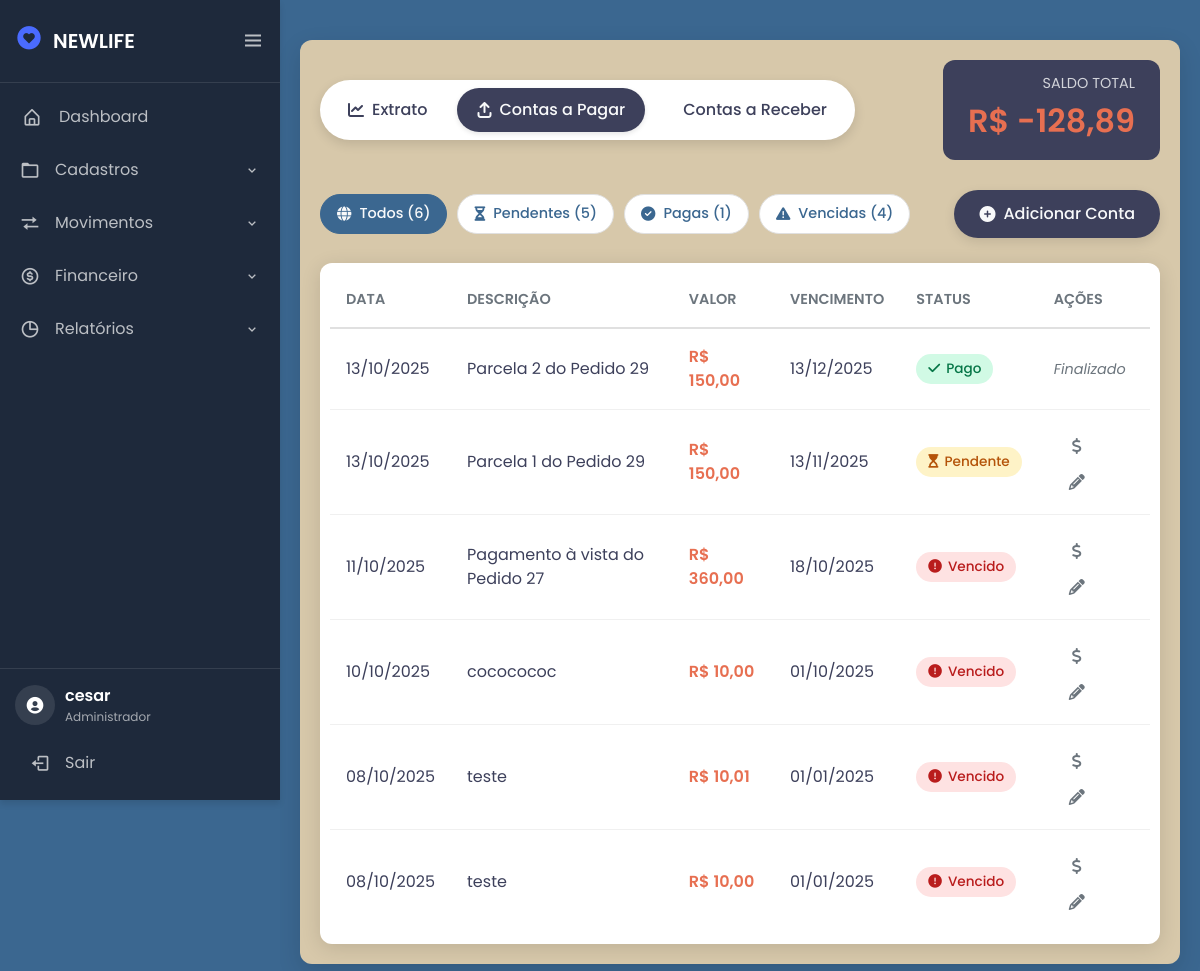
The page /financeiro/contasPagar/ (signed in) on the database its author committed.
### financeiro/models.py (models this page shows, shortened)
class ContaPagar(models.Model):
    pedido = models.ForeignKey(PedidoCompra, on_delete=models.CASCADE, null=True, blank=True)
    descricao = models.CharField(max_length=255)
    valor = models.DecimalField(max_digits=10, decimal_places=2)
    metodo_pagamento = models.CharField(max_length=50, null=True)
    data_vencimento = models.DateField()
    data_pagamento = models.DateField(null=True, blank=True)
    pago = models.BooleanField(default=False)
    criacao = models.DateTimeField(auto_now_add=True)
    numero_parcela = models.PositiveIntegerField(null=True)
    editavel = models.BooleanField(default=False)
    conta_bancaria = models.ForeignKey('ContaBancaria', on_delete=models.SET_NULL, null=True, blank=True, related_name='contapagar')

### financeiro/views.py (the view, shortened to what this page needs)
# urls.py: path('contasPagar/', views.contasPagar, name='contasPagar' ),
@login_required(login_url="/login/")
def contasPagar(request):
    todas_contas = ContaPagar.objects.all()
    contas_pagar = ContaPagar.objects.all().order_by('-criacao')
    extratos_pagos = Extrato.objects.filter(status='pago')
    pagamentos = CondicaoPagamento.objects.all().order_by('-id')
    tipos_pagamento = dict(CondicaoPagamento.TIPO_PAGAMENTO_CHOICES)
    contas_bancarias = ContaBancaria.objects.all()
    hoje = date.today()
    total_contas = todas_contas.count()
    contas_pendentes = todas_contas.filter(pago=False).count()
    contas_pagas = todas_contas.filter(pago=True).count()
    contas_vencidas = todas_contas.filter(data_vencimento__lt=hoje, pago=False).count()
    search_query = request.GET.get('search', '')
    data_inicio = request.GET.get('data_inicio')
    data_fim = request.GET.get('data_fim')
    vencimento_inicio = request.GET.get('vencimento_inicio')
    vencimento_fim = request.GET.get('vencimento_fim')
    status = request.GET.get('status')
    metodo = request.GET.get('metodo')
    valor_min = request.GET.get('valor_min')
    valor_max = request.GET.get('valor_max')
    if search_query:
        if search_query.isdigit():
            contas_pagar = contas_pagar.filter(Q(id=search_query) | Q(descricao__icontains=search_query))
        else:
            contas_pagar = contas_pagar.filter(descricao__icontains=search_query)
    if data_inicio and data_fim:
        contas_pagar = contas_pagar.filter(criacao__date__gte=data_inicio, criacao__date__lte=data_fim)
    elif data_inicio:
        contas_pagar = contas_pagar.filter(criacao__date__gte=data_inicio)
    elif data_fim:
        contas_pagar = contas_pagar.filter(criacao__date__lte=data_fim)
    if vencimento_inicio and vencimento_fim:
        contas_pagar = contas_pagar.filter(data_vencimento__gte=vencimento_inicio, data_vencimento__lte=vencimento_fim)
    elif vencimento_inicio:
        contas_pagar = contas_pagar.filter(data_vencimento__gte=vencimento_inicio)
    elif vencimento_fim:
        contas_pagar = contas_pagar.filter(data_vencimento__lte=vencimento_fim)
    if status == 'pago':
        contas_pagar = contas_pagar.filter(pago=True)
    elif status == 'pendente':
        contas_pagar = contas_pagar.filter(pago=False)
    elif status == 'vencido':
        contas_pagar = contas_pagar.filter(data_vencimento__lt=hoje, pago=False)
    if metodo:
        contas_pagar = contas_pagar.filter(metodo_pagamento=metodo)
    if valor_min:
        contas_pagar = contas_pagar.filter(valor__gte=float(valor_min))
    if valor_max:
        contas_pagar = contas_pagar.filter(valor__lte=float(valor_max))
    saldo_total = sum(extrato.valor if extrato.tipo == 'entrada' else -extrato.valor for extrato in extratos_pagos)
    paginator = Paginator(contas_pagar, 7)
    page_number = request.GET.get('page')
    contas_paginadas = paginator.get_page(page_number)
    for conta in contas_paginadas:
        conta.vencido = conta.data_vencimento < hoje and not conta.pago
    context = {
        'contas': contas_paginadas,
        'saldo_total': saldo_total,
        'pagamentos': pagamentos,
        'tipos_pagamento': tipos_pagamento,
        'contas_bancarias': contas_bancarias,
        'total_contas': total_contas,
        'contas_pendentes': contas_pendentes,
        'contas_pagas': contas_pagas,
        'contas_vencidas': contas_vencidas,
    }
    return render(request, 'contapagar.html', context)

### financeiro/templatetags/pagamento_tags.py (called while the page is built)
@register.simple_tag(takes_context=True)
def param_replace(context, **kwargs):
    params = context['request'].GET.copy()
    for key, value in kwargs.items():
        params[key] = value
    return params.urlencode()

### financeiro/templates/contapagar.html (shortened to what this page needs)
{% extends 'tela.html' %}
{% load static %}
{% load pagamento_tags %}
{% block 'head' %}
<link rel="stylesheet" href="{% static 'css/financeiro.css' %}">
<link rel="stylesheet" href="https://cdnjs.cloudflare.com/ajax/libs/font-awesome/6.5.2/css/all.min.css">
{% endblock %}
{% block 'dashboard' %}
<div class="container">
    <header class="page-header">
        <nav class="menu">
            <a class="nav-button" href="{% url 'financeiro' %}"><i class="fas fa-chart-line"></i> Extrato</a>
            <a class="nav-button active" href="{% url 'contasPagar' %}"><i class="fas fa-arrow-up-from-bracket"></i> Contas a Pagar</a>
            <a class="nav-button" href="{% url 'contasReceber' %}"> Contas a Receber</a>
        </nav>
        <div class="saldo-card">
            <h3>SALDO TOTAL</h3>
            <p class="{% if saldo_total >= 0 %}saldo-positivo{% else %}saldo-negativo{% endif %}">
                R$ {{ saldo_total|floatformat:2 }}
            </p>
        </div>
    </header>
    <div class="actions-toolbar">
        <div class="status-buttons">
            <a href="?{% param_replace status='' %}" class="status-btn {% if not request.GET.status %}active{% endif %}">
                <i class="fas fa-globe"></i> Todos ({{ total_contas }})
            </a>
            <a href="?{% param_replace status='pendente' %}" class="status-btn {% if request.GET.status == 'pendente' %}active{% endif %}">
                <i class="fas fa-hourglass-half"></i> Pendentes ({{ contas_pendentes }})
            </a>
            <a href="?{% param_replace status='pago' %}" class="status-btn {% if request.GET.status == 'pago' %}active{% endif %}">
                <i class="fas fa-check-circle"></i> Pagas ({{ contas_pagas }})
            </a>
            <a href="?{% param_replace status='vencido' %}" class="status-btn {% if request.GET.status == 'vencido' %}active{% endif %}">
                <i class="fas fa-exclamation-triangle"></i> Vencidas ({{ contas_vencidas }})
            </a>
        </div>
        <button id="open_modal_button" class="add-button">
            <i class="fas fa-plus-circle"></i> Adicionar Conta
        </button>
    </div>
    <div class="table-wrapper">
        <table class="content-table">
            <thead>
                <tr>
                    <th>Data</th>
                    <th>Descrição</th>
                    <th>Valor</th>
                    <th>Vencimento</th>
                    <th>Status</th>
                    <th>Ações</th>
                </tr>
            </thead>
            <tbody>
                {% for conta in contas %}
                <tr>
                    <td data-label="Data">{{ conta.criacao|date:"d/m/Y" }}</td>
                    <td data-label="Descrição">{{ conta.descricao }}</td>
                    <td data-label="Valor" class="valor-negativo">R$ {{ conta.valor|floatformat:2 }}</td>
                    <td data-label="Vencimento">{{ conta.data_vencimento|date:"d/m/Y" }}</td>
                    <td data-label="Status">
                        {% if conta.pago %}
                            <span class="status status-pago"><i class="fas fa-check"></i> Pago</span>
                        {% elif conta.vencido %}
                            <span class="status status-vencido"><i class="fas fa-exclamation-circle"></i> Vencido</span>
                        {% else %}
                            <span class="status status-pendente"><i class="fas fa-hourglass-start"></i> Pendente</span>
                        {% endif %}
                    </td>
                    <td data-label="Ações" class="actions-cell">
                        {% if not conta.pago %}
                            <button class="action-btn pagar-btn" title="Pagar Conta" data-id="{{ conta.id }}">
                                <i class="fas fa-dollar-sign"></i>
                            </button>
                            <button class="action-btn editar-btn" title="Editar Conta"
                                    data-id="{{ conta.id }}"
                                    data-metodo="{{ conta.metodo_pagamento }}"
                                    data-descricao="{{ conta.descricao }}"
                                    data-vencimento="{{ conta.data_vencimento|date:'Y-m-d' }}"
                                    data-valor="{{ conta.valor|floatformat:2 }}">
                                <i class="fas fa-pencil-alt"></i>
                            </button>
                        {% else %}
                            <span class="pago-text">Finalizado</span>
                        {% endif %}
                    </td>
                </tr>
                {% empty %}
                <tr>
                    <td colspan="6" class="empty-cell">Nenhuma conta a pagar encontrada.</td>
                </tr>
                {% endfor %}
            </tbody>
        </table>
    </div>
</div>
{% endblock %}

### estoque/templates/tela.html (shortened to what this page needs)
{% load static %}
<!doctype html>
<html lang="pt-BR">
<head>
  <link rel="stylesheet" href="https://cdn.jsdelivr.net/npm/bootstrap@4.6.1/dist/css/bootstrap.min.css">
  <link rel="stylesheet" href="{% static 'css/styletela.css' %}">
  <link rel="stylesheet" href="{% static 'css/general.css' %}">
  <link href="https://cdn.jsdelivr.net/npm/boxicons@latest/css/boxicons.min.css" rel='stylesheet'>
  <link rel="stylesheet" href="https://cdnjs.cloudflare.com/ajax/libs/animate.css/4.1.1/animate.min.css"/>
  {% block 'head' %}{% endblock %}
</head>
<body>
  <div class="sidebar-tech">
    <div class="logo-container">
      <div class="logo-tech">
        <div class="logo-icon"><i class='bx bxs-heart-circle'></i></div>
        <div class="logo-text">NEWLIFE</div>
      </div>
      <i class="bx bx-menu toggle-btn" id="sidebarToggle"></i>
    </div>
    <nav class="nav-tech">
      <ul class="nav-list">
        <li class="nav-item">
          <a href="{% url 'inicial' %}" class="nav-link">
            <i class="bx bx-home-alt"></i>
            <span class="link-text">Dashboard</span>
          </a>
        </li>
        <li class="nav-group">
          <div class="group-header">
            <i class="bx bx-folder"></i>
            <span class="group-title">Cadastros</span>
            <i class="bx bx-chevron-down group-arrow"></i>
          </div>
        </li>
        <li class="nav-group">
          <div class="group-header">
            <i class="bx bx-transfer"></i>
            <span class="group-title">Movimentos</span>
            <i class="bx bx-chevron-down group-arrow"></i>
          </div>
        </li>
        <li class="nav-group">
          <div class="group-header">
            <i class='bx bx-dollar-circle'></i>
            <span class="group-title">Financeiro</span>
            <i class="bx bx-chevron-down group-arrow"></i>
          </div>
        </li>
        <li class="nav-group">
          <div class="group-header">
            <i class="bx bx-pie-chart-alt"></i>
            <span class="group-title">Relatórios</span>
            <i class="bx bx-chevron-down group-arrow"></i>
          </div>
        </li>
      </ul>
    </nav>
    <div class="user-panel">
      <div class="user-info">
        <div class="user-avatar">
          <i class='bx bxs-user-circle'></i>
        </div>
        <div class="user-details">
          <div class="user-name">
            {% if request.user.is_authenticated %}
              {{ request.user.get_full_name|default:request.user.username }}
            {% else %}
              Visitante
            {% endif %}
          </div>
          <div class="user-role">
            {% if request.user.is_superuser %}
              Administrador
            {% elif request.user.is_staff %}
              Funcionário
            {% else %}
              Usuário Comum
            {% endif %}
          </div>
        </div>
      </div>
      <a href="{% url 'logout' %}" class="logout-btn">
        <i class="bx bx-log-out"></i>
        <span>Sair</span>
      </a>
    </div>
  </div>
  <section class="main-content">
    {% block 'dashboard'%}
    {% endblock %}
  </section>
</body>
</html>

### estoque/static/css/styletela.css (style rules this page uses)
:root { --primary-color: #4a6bff; --secondary-color: #6c757d; --success-color: #28a745; --danger-color: #dc3545; --warning-color: #ffc107; --info-color: #17a2b8; --light-color: #f8f9fa; --dark-color: #343a40; --sidebar-bg: #1e293b; --sidebar-width: 280px; --sidebar-collapsed-width: 80px; --transition-speed: 0.3s; --shadow: 0 4px 6px rgba(0, 0, 0, 0.1); --main-color: #d7c8aa; --dark-color: #3d405b; --light-color: #f8f9fa; --contrast-color: #f88863; --differential-color: #3b6790; --background-color: #fff8e3; }
body { background-color: var(--differential-color); }
.sidebar-tech { position: fixed; top: 0; left: 0; height: 100vh; width: var(--sidebar-width); background: var(--sidebar-bg); color: white; transition: all var(--transition-speed) ease; z-index: 1000; display: flex; flex-direction: column; box-shadow: var(--shadow); overflow: visible; }
.logo-container { display: flex; align-items: center; justify-content: space-between; padding: 20px 15px; border-bottom: 1px solid rgba(255, 255, 255, 0.1); }
.logo-tech { display: flex; align-items: center; gap: 10px; }
.logo-icon { font-size: 28px; color: var(--primary-color); }
.logo-text { font-size: 20px; font-weight: 600; white-space: nowrap; transition: opacity var(--transition-speed); }
.toggle-btn { font-size: 24px; cursor: pointer; transition: transform var(--transition-speed); color: rgba(255, 255, 255, 0.7); }
.nav-tech { flex: 1; overflow-y: auto; overflow-x: hidden; padding: 10px 0; }
.nav-list { list-style: none; padding: 0; margin: 0; }
.nav-item, .nav-group { margin-bottom: 5px; }
.nav-link { display: flex; align-items: center; padding: 12px 20px; color: rgba(255, 255, 255, 0.7); text-decoration: none; transition: all var(--transition-speed); position: relative; }
.nav-link::before { content: ''; position: absolute; left: 0; top: 0; height: 100%; width: 3px; background: var(--primary-color); transform: scaleY(0); transition: transform var(--transition-speed); }
.nav-link i { font-size: 20px; margin-right: 15px; min-width: 24px; text-align: center; }
.link-text { white-space: nowrap; transition: opacity var(--transition-speed); }
.nav-group { position: relative; }
.group-header { display: flex; align-items: center; padding: 12px 20px; cursor: pointer; color: rgba(255, 255, 255, 0.7); transition: all var(--transition-speed); }
.group-header i:first-child { font-size: 20px; margin-right: 15px; }
.group-title { flex: 1; white-space: nowrap; transition: opacity var(--transition-speed); }
.group-arrow { transition: transform var(--transition-speed); }
.user-panel { padding: 15px; border-top: 1px solid rgba(255, 255, 255, 0.1); margin-top: auto; }
.user-info { display: flex; align-items: center; margin-bottom: 15px; }
.user-avatar { width: 40px; height: 40px; border-radius: 50%; background: rgba(255, 255, 255, 0.1); display: flex; align-items: center; justify-content: center; margin-right: 10px; font-size: 20px; }
.user-details { flex: 1; overflow: hidden; }
.user-name { font-weight: 600; white-space: nowrap; transition: opacity var(--transition-speed); }
.user-role { font-size: 12px; color: rgba(255, 255, 255, 0.6); white-space: nowrap; transition: opacity var(--transition-speed); }
.logout-btn { display: flex; align-items: center; padding: 10px 15px; color: rgba(255, 255, 255, 0.7); text-decoration: none; border-radius: 5px; transition: all var(--transition-speed); width: 100%; }
.logout-btn i { font-size: 20px; margin-right: 15px; }
.main-content { margin-left: var(--sidebar-width); padding: 20px; min-height: 100vh; transition: margin-left var(--transition-speed); overflow-x: hidden; }
body, html { overflow-x: hidden; }
a { text-decoration: none !important; }

### estoque/static/css/general.css (style rules this page uses)
:root { --main-color: #d7c8aa; --dark-color: #3d405b; --light-color: #f8f9fa; --contrast-color: #f88863; --differential-color: #3b6790; --background-color: #fff8e3; }

### rows shown on the page
ContaPagar: criacao "13/10/2025", descricao "Parcela 2 do Pedido 29", valor "150,00", data_vencimento "13/12/2025", pago True (drawn)
ContaPagar: criacao "13/10/2025", descricao "Parcela 1 do Pedido 29", valor "150,00", data_vencimento "13/11/2025", pago False (drawn)
ContaPagar: criacao "11/10/2025", descricao "Pagamento à vista do Pedido 27", valor "360,00", data_vencimento "18/10/2025", pago False (drawn)
ContaPagar: criacao "10/10/2025", descricao "cococococ", valor "10,00", data_vencimento "01/10/2025", pago False (drawn)
ContaPagar: criacao "08/10/2025", descricao "teste", valor "10,01", data_vencimento "01/01/2025", pago False (drawn)
ContaPagar: criacao "08/10/2025", descricao "teste", valor "10,00", data_vencimento "01/01/2025", pago False (drawn)

### other values the page prints
{{ request.user.get_full_name|default:request.user.username }} "cesar"
{{ saldo_total|floatformat:2 }} "-128,89"
{{ total_contas }} "6"
{{ contas_pendentes }} "5"
{{ contas_pagas }} "1"
{{ contas_vencidas }} "4"
